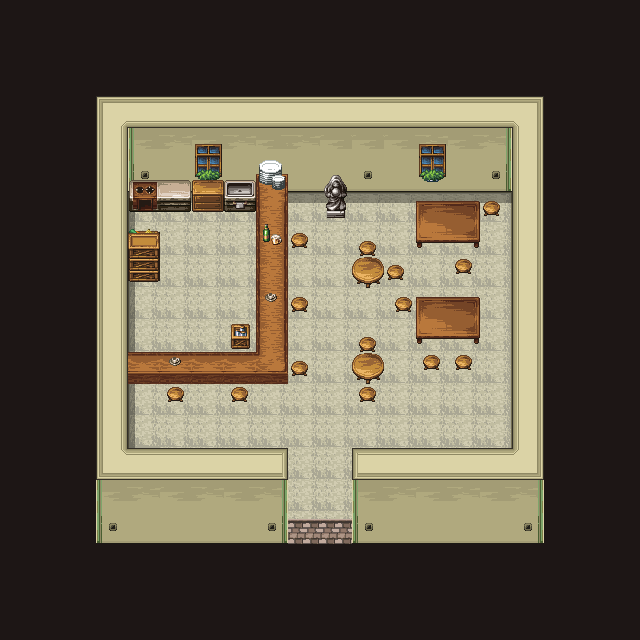

A 2D game scene composited from a Tiled map and its tileset images. What follows is a short description and the map's XML, with each tile layer's data collapsed to a summary:
An orthogonal 20x20 tile map with 32x32 px tiles, 10 tile layers (black, floor, carpet, shadow, ...).

<map version="1.9" tiledversion="1.9.1" orientation="orthogonal" renderorder="right-down" width="20" height="20" tilewidth="32" tileheight="32" infinite="0" nextlayerid="11" nextobjectid="1">
  <tileset firstgid="1" source="../31_tsx/31_Desert_towns_3x.tsx" />
  <layer id="1" name="black" width="20" height="20">
    <data>[400 cells, 204 non-empty, 1 distinct tile ids]</data>
  </layer>
  <layer id="4" name="floor" width="20" height="20">
    <data>[400 cells, 118 non-empty, 12 distinct tile ids]</data>
  </layer>
  <layer id="8" name="carpet" width="20" height="20">
    <data>[400 cells, 2 non-empty, 1 distinct tile ids]</data>
  </layer>
  <layer id="9" name="shadow" width="20" height="20">
    <data>[400 cells, 20 non-empty, 3 distinct tile ids]</data>
  </layer>
  <layer id="2" name="wall1" width="20" height="20">
    <data>[400 cells, 84 non-empty, 19 distinct tile ids]</data>
  </layer>
  <layer id="5" name="furniture1" width="20" height="20">
    <data>[400 cells, 38 non-empty, 17 distinct tile ids]</data>
  </layer>
  <layer id="6" name="furniture2" width="20" height="20">
    <data>[400 cells, 15 non-empty, 14 distinct tile ids]</data>
  </layer>
  <layer id="10" name="chara" width="20" height="20">
    <data>[400 cells, 0 non-empty, 0 distinct tile ids]</data>
  </layer>
  <layer id="7" name="furniture3" width="20" height="20">
    <data>[400 cells, 4 non-empty, 2 distinct tile ids]</data>
  </layer>
  <layer id="3" name="wall2" width="20" height="20">
    <data>[400 cells, 10 non-empty, 4 distinct tile ids]</data>
  </layer>
</map>